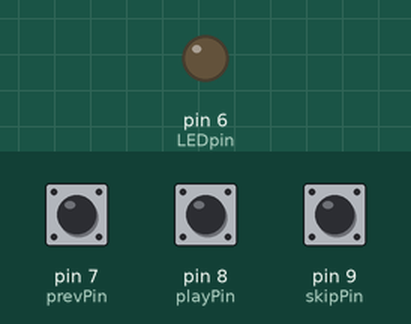
Recording of a sketch running on a simulated Teensy 4. Shown: output pins drawn as LEDs (lit = HIGH). The inputs (shaded band) are chosen by the test bench; at power-on: pin 7 (prevPin) HIGH, pin 8 (playPin) HIGH, pin 9 (skipPin) HIGH. USB keyboard and mouse output is not drawn.

Above: at 1.2 s.
1.3 s: pin 7 (prevPin) pulled LOW for 1 s
At 1.6 s:
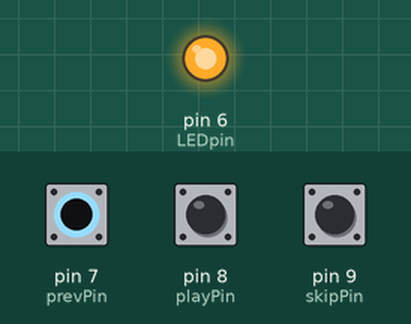
3.8 s: pin 8 (playPin) pulled LOW for 3.2 s
At 8.2 s:
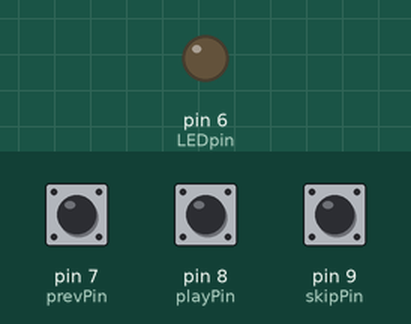
8.5 s: pin 9 (skipPin) pulled LOW for 3.2 s
At 8.9 s:
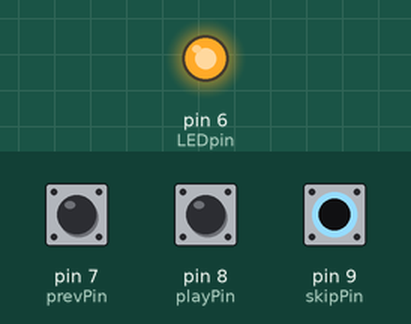
13.2 s: pin 7 (prevPin) pulled LOW for 3.2 s
At 18.1 s:
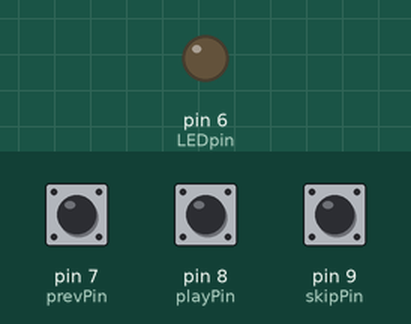
Timing chart, 0 to 18.9 s (numbered marks = the images above; inputs shaded):
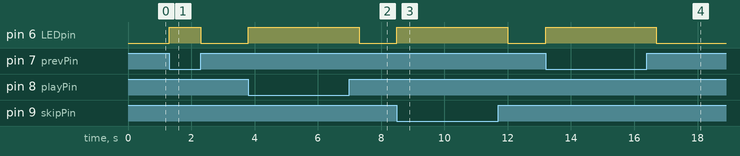

Measured:
- after the input at 1.3 s, pin 6 (LEDpin): LOW → HIGH at once, → LOW 1.0 s later
- after the input at 3.8 s, pin 6 (LEDpin): LOW → HIGH at once, → LOW 3.5 s later
- after the input at 8.5 s, pin 6 (LEDpin): LOW → HIGH at once, → LOW 3.5 s later
- after the input at 13.2 s, pin 6 (LEDpin): LOW → HIGH at once, → LOW 3.5 s later

The sketch:

Teensy_music_remote.ino
```cpp
// Written for Teensy++ 2.0
// Example for Teensy keyboard:
// http://www.pjrc.com/teensy/td_keyboard.html
// In Tools>USB type, set to "Keyboard + Mouse + Joystick"
// Ctrl+Shift+Alt+F10 key combo == Play or Pause
// Ctrl+Shift+Alt+F11 key combo == Next song
// Ctrl+Shift+Alt+F9 key combo == Previous song
// Enter these key combos in foobar's Configure>General>Keyboard Shortcuts
// menu. Hit "Add New" in the upper section. Find the desired Action
// in the lower section. It may be helpful to filter by "Play" and look
// in the Playback section. Select the desired action. Then type the
// key combo in the Key entry field in the lower section, and check
// the Global Hotkey box so that the key combo is recognized regardless
// of what other program has focus at any given time.

byte LEDpin = 6;
byte prevPin = 7;
byte playPin = 8;
byte skipPin = 9;

void setup() {
  // Make playPin and skipPin digital inputs
  // and activate their internal pullup resistors
  pinMode(playPin, INPUT_PULLUP);
  pinMode(skipPin, INPUT_PULLUP);
  pinMode(prevPin, INPUT_PULLUP);
  // Set the LED on pin 6 to output mode
  pinMode(LEDpin, OUTPUT);
  digitalWrite(LEDpin, LOW);


  // initialize control over the keyboard:
  Keyboard.begin();
  // Optional serial monitor code for debug:
//  Serial.begin(115200);
//  while(!Serial);
//  Serial.println("Hello");
}

void loop() {

    if (digitalRead(playPin) == LOW){
      digitalWrite(LEDpin, HIGH);
      pressPlay();
      delay(200);
      digitalWrite(LEDpin, LOW);
    } // end of if statement
    if (digitalRead(skipPin) == LOW){
      digitalWrite(LEDpin, HIGH);
      pressSkip();
      delay(200);
      digitalWrite(LEDpin, LOW);
    }
    if (digitalRead(prevPin) == LOW){
      digitalWrite(LEDpin, HIGH);
      pressPrev();
      delay(200);
      digitalWrite(LEDpin, LOW);
    }
} // end of main loop

// Function to send Ctrl+Shift+Alt+F10 key combo
// to computer, should play/pause FooBar.
void pressPlay(void){
  Keyboard.set_modifier(MODIFIERKEY_CTRL | MODIFIERKEY_SHIFT | MODIFIERKEY_ALT);
//  keyboard_modifier_keys = KEY_CTRL | KEY_SHIFT | KEY_ALT;
  Keyboard.send_now();
  delay(50);
  Keyboard.set_key1(KEY_F10);
  Keyboard.send_now();
  delay(100);
  Keyboard.set_modifier(0);
  Keyboard.set_key1(0);
  Keyboard.send_now();
  delay(350);
}

// Function to send Ctrl+Shift+Alt+F11 key combo
// to computer, should skip to the next song in FooBar.
void pressSkip(void){
  Keyboard.set_modifier(MODIFIERKEY_CTRL | MODIFIERKEY_SHIFT | MODIFIERKEY_ALT);
//  keyboard_modifier_keys = KEY_CTRL | KEY_SHIFT | KEY_ALT;
  Keyboard.send_now();
  delay(50);
  Keyboard.set_key1(KEY_F11);
  Keyboard.send_now();
  delay(100);
  Keyboard.set_modifier(0);
  Keyboard.set_key1(0);
  Keyboard.send_now();
  delay(150);
}

// Function to send Ctrl+Shift+Alt+F9 key combo
// to computer, should skip to the prev song in FooBar.
void pressPrev(void){
  Keyboard.set_modifier(MODIFIERKEY_CTRL | MODIFIERKEY_SHIFT | MODIFIERKEY_ALT);
//  keyboard_modifier_keys = KEY_CTRL | KEY_SHIFT | KEY_ALT;
  Keyboard.send_now();
  delay(50);
  Keyboard.set_key1(KEY_F9);
  Keyboard.send_now();
  delay(100);
  Keyboard.set_modifier(0);
  Keyboard.set_key1(0);
  Keyboard.send_now();
  delay(150);
}
```
